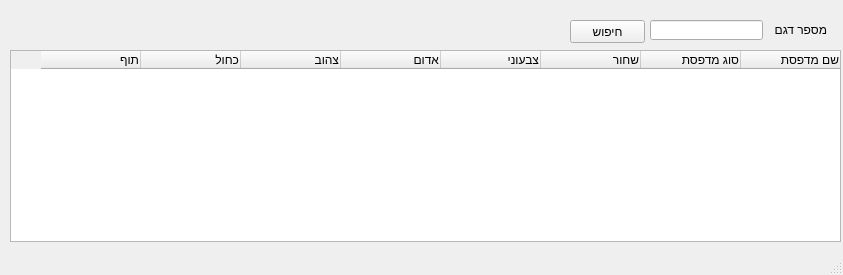
<?xml version="1.0" encoding="UTF-8"?>
<ui version="4.0">
 <class>MainWindow</class>
 <widget class="QMainWindow" name="MainWindow">
  <property name="geometry">
   <rect>
    <x>0</x>
    <y>0</y>
    <width>843</width>
    <height>275</height>
   </rect>
  </property>
  <property name="windowTitle">
   <string>MainWindow</string>
  </property>
  <widget class="QWidget" name="centralwidget">
   <widget class="QPushButton" name="searchButton">
    <property name="geometry">
     <rect>
      <x>570</x>
      <y>20</y>
      <width>75</width>
      <height>23</height>
     </rect>
    </property>
    <property name="text">
     <string>חיפוש</string>
    </property>
   </widget>
   <widget class="QLabel" name="searchLabel">
    <property name="geometry">
     <rect>
      <x>766</x>
      <y>20</y>
      <width>61</width>
      <height>20</height>
     </rect>
    </property>
    <property name="text">
     <string>מספר דגם</string>
    </property>
   </widget>
   <widget class="QLineEdit" name="modelInput">
    <property name="geometry">
     <rect>
      <x>650</x>
      <y>20</y>
      <width>113</width>
      <height>20</height>
     </rect>
    </property>
   </widget>
   <widget class="QTableWidget" name="tableWidget">
    <property name="geometry">
     <rect>
      <x>10</x>
      <y>50</y>
      <width>831</width>
      <height>192</height>
     </rect>
    </property>
    <property name="layoutDirection">
     <enum>Qt::RightToLeft</enum>
    </property>
    <column>
     <property name="text">
      <string>שם מדפסת</string>
     </property>
     <property name="textAlignment">
      <set>AlignTrailing|AlignVCenter</set>
     </property>
     <property name="background">
      <color>
       <red>200</red>
       <green>200</green>
       <blue>200</blue>
      </color>
     </property>
    </column>
    <column>
     <property name="text">
      <string>סוג מדפסת</string>
     </property>
     <property name="textAlignment">
      <set>AlignTrailing|AlignVCenter</set>
     </property>
     <property name="background">
      <color>
       <red>200</red>
       <green>200</green>
       <blue>200</blue>
      </color>
     </property>
    </column>
    <column>
     <property name="text">
      <string>שחור</string>
     </property>
     <property name="textAlignment">
      <set>AlignTrailing|AlignVCenter</set>
     </property>
     <property name="background">
      <color>
       <red>200</red>
       <green>200</green>
       <blue>200</blue>
      </color>
     </property>
    </column>
    <column>
     <property name="text">
      <string>צבעוני</string>
     </property>
     <property name="textAlignment">
      <set>AlignTrailing|AlignVCenter</set>
     </property>
     <property name="background">
      <color>
       <red>200</red>
       <green>200</green>
       <blue>200</blue>
      </color>
     </property>
    </column>
    <column>
     <property name="text">
      <string>אדום</string>
     </property>
     <property name="textAlignment">
      <set>AlignTrailing|AlignVCenter</set>
     </property>
     <property name="background">
      <color>
       <red>200</red>
       <green>200</green>
       <blue>200</blue>
      </color>
     </property>
    </column>
    <column>
     <property name="text">
      <string>צהוב</string>
     </property>
     <property name="textAlignment">
      <set>AlignTrailing|AlignVCenter</set>
     </property>
     <property name="background">
      <color>
       <red>200</red>
       <green>200</green>
       <blue>200</blue>
      </color>
     </property>
    </column>
    <column>
     <property name="text">
      <string>כחול</string>
     </property>
     <property name="textAlignment">
      <set>AlignTrailing|AlignVCenter</set>
     </property>
     <property name="background">
      <color>
       <red>200</red>
       <green>200</green>
       <blue>200</blue>
      </color>
     </property>
    </column>
    <column>
     <property name="text">
      <string>תוף</string>
     </property>
     <property name="textAlignment">
      <set>AlignTrailing|AlignVCenter</set>
     </property>
     <property name="background">
      <color>
       <red>200</red>
       <green>200</green>
       <blue>200</blue>
      </color>
     </property>
    </column>
   </widget>
  </widget>
  <widget class="QMenuBar" name="menubar">
   <property name="geometry">
    <rect>
     <x>0</x>
     <y>0</y>
     <width>843</width>
     <height>21</height>
    </rect>
   </property>
  </widget>
  <widget class="QStatusBar" name="statusbar"/>
 </widget>
 <resources/>
 <connections/>
</ui>
